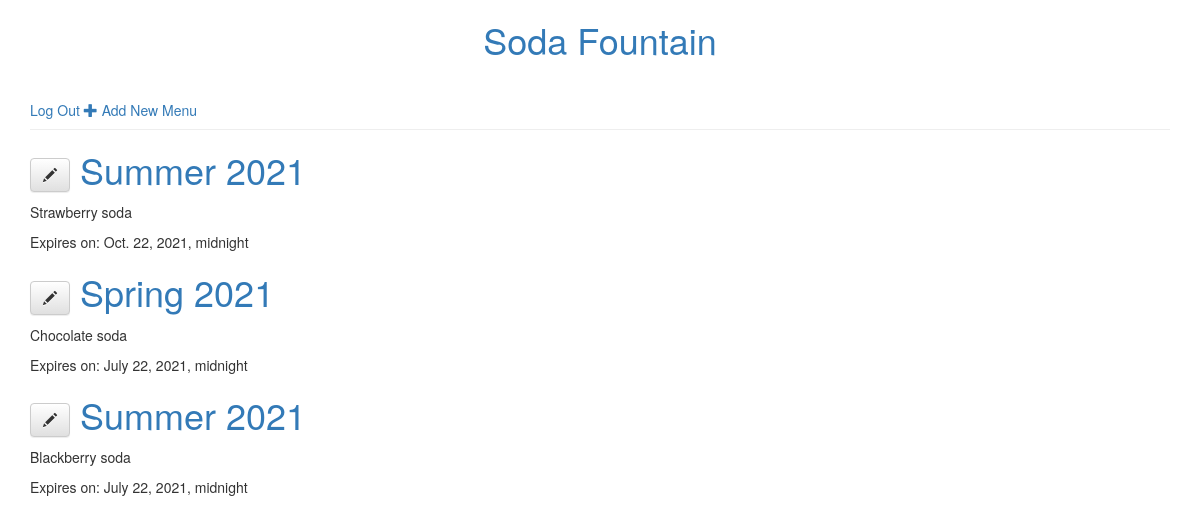
The app's page / (signed in) with its own data.
### menu/models.py (models this page shows, shortened)
class Menu(models.Model):
    season = models.CharField(max_length=20)
    items = models.ManyToManyField('Item', related_name='items')
    creator = models.ForeignKey(User, on_delete=models.DO_NOTHING)
    created_date = models.DateTimeField(
            default=timezone.now)
    expiration_date = models.DateTimeField(
            blank=True, null=True)

class Item(models.Model):
    name = models.CharField(max_length=200)
    description = models.TextField()
    chef = models.ForeignKey('auth.User', on_delete=models.CASCADE)
    created_date = models.DateTimeField(
            default=timezone.now)
    standard = models.BooleanField(default=False)
    ingredients = models.ManyToManyField('Ingredient')
    def __str__(self):
        return self.name

### menu/views.py (the view)
# urls.py: path('', views.current_menu_list, name='current_menu_list'),
def current_menu_list(request):
    menus = models.Menu.objects.filter(
        expiration_date__gte=timezone.now()
    ).order_by('-expiration_date')
    return render(request,
                  'menu/current_menus.html',
                  {'menus': menus})

### menu/templates/menu/current_menus.html
{% extends 'layout.html' %}
{% block content %}
  <div class="post">
      {% for menu in menus %}
          <h1>
              {% if user.is_authenticated %}
                  <a class="btn btn-default" href="{% url 'menu_edit' pk=menu.pk %}"><span class="glyphicon glyphicon-pencil"></span></a>
              {% endif %}
              <a href="{% url 'menu_detail' pk=menu.pk %}">{{ menu.season }}</a>
          </h1>
          <p>{{ menu.items.all|join:", "}}</p>
          {% if menu.expiration_date %}
              <div class="date">
                  Expires on: {{ menu.expiration_date }}
              </div>
          {% endif %}
      {% endfor %}
  </div>
{% endblock %}

### records on screen
Menu: season "Summer 2021", items.all "Strawberry soda", expiration_date "Oct. 22, 2021, midnight"
Menu: season "Spring 2021", items.all "Chocolate soda", expiration_date "July 22, 2021, midnight"
Menu: season "Summer 2021", items.all "Blackberry soda", expiration_date "July 22, 2021, midnight"
